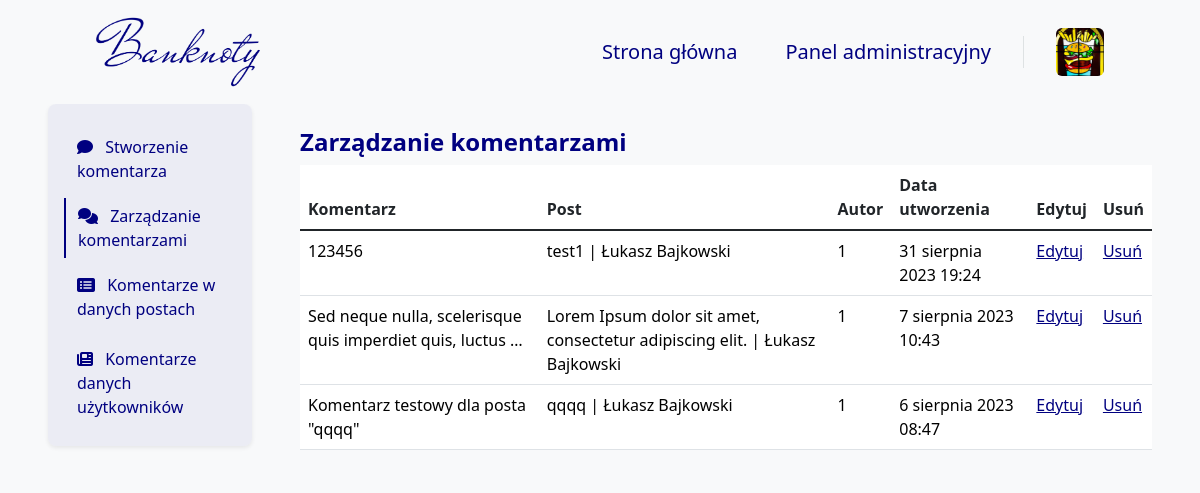
/comment/AdminPanel/ (signed in), run on the app's committed database.
### blog/models.py (models this page shows, shortened)
class Author(models.Model):
    user = models.OneToOneField(User, on_delete=models.CASCADE, verbose_name="Użytkownik")
    bio = models.TextField(
        validators=[validate_bio],
        verbose_name="O autorze", help_text="Krótka informacja o autorze, maksymalnie 512 znaków.")
    profile_pic = models.ImageField(
        null=False, blank=False,
        upload_to="images/profile/",
        verbose_name="Zdjęcie profilowe")
    author_quote = models.TextField(null=False,
                                    blank=False,
                                    validators=[validate_author_quote],
                                    verbose_name='Cytat autora',
                                    help_text="Krótkie motto autora, maksymalnie 128 znaków.")
    author_function = models.TextField(null=False,
                                       blank=False,
                                       validators=[validate_author_function],
                                       verbose_name='Stanowisko autora',
                                       help_text="Nazwa funkcji jaką pełni autor.")
    author_url = models.URLField(null=True, blank=True, verbose_name="URL do strony użytkowanika")
    pinterest_url = models.URLField(
        validators=[validate_pinterest],
        null=True, blank=True, verbose_name="URL do Pinteresta")
    facebook_url = models.URLField(
        validators=[validate_facebook],
        null=True, blank=True, verbose_name="URL do Facebooka")
    twitter_url = models.URLField(
        validators=[validate_twitter],
        null=True, blank=True, verbose_name="URL do Twittera")
    instagram_url = models.URLField(
        validators=[validate_instagram],
        null=True, blank=True, verbose_name="URL do Instagrama")
    def is_profile_pic(self):
        if self.profile_pic:
            return True
        else:
            return False
    is_profile_pic.boolean = True
    is_profile_pic.short_description = 'Profile picture'
    def is_author_url(self):
        if self.author_url:
            return True
        else:
            return False
    is_author_url.boolean = True
    is_author_url.short_description = 'Author page'
    def is_pinterest_url(self):
        if self.pinterest_url:
            return True
        else:
            return False
    is_pinterest_url.boolean = True
    is_pinterest_url.short_description = 'Pinterest page'
    def is_twitter_url(self):
        if self.twitter_url:
            return True
        else:
            return False
    is_twitter_url.boolean = True
    is_twitter_url.short_description = 'Twitter page'
    def is_facebook_url(self):
        if self.facebook_url:
            return True
        else:
            return False
    is_facebook_url.boolean = True
    is_facebook_url.short_description = 'Facebook page'
    def is_instagram_url(self):
        if self.instagram_url:
            return True
        else:
            return False
    is_instagram_url.boolean = True
    is_instagram_url.short_description = 'Instagram page'

class Comment(models.Model):
    blog = models.ForeignKey(Blog, on_delete=models.CASCADE, verbose_name='Wpis')
    content = models.TextField(validators=[validate_content], verbose_name="Komentarz")
    date_posted = models.DateTimeField(auto_now_add=True, verbose_name="Data publikacji")
    author = models.ForeignKey(settings.AUTH_USER_MODEL, on_delete=models.CASCADE, null=True, verbose_name="Autor")

class Blog(models.Model):
    title = models.TextField(validators=[validate_title], verbose_name="Tytuł")
    content = RichTextField(verbose_name="Treść")
    introduction = models.TextField(validators=[validate_introduction], verbose_name="Wstęp", null=True)
    background = models.ImageField(
        null=False,
        blank=False,
        upload_to="images/post/",
        verbose_name="Tło wpisu")
    date_posted = models.DateTimeField(auto_now_add=True, verbose_name="Data publikacji")
    date_edited = models.DateTimeField(auto_now=True, verbose_name="Data ostatniej edycji")
    author = models.ForeignKey(Author, on_delete=models.CASCADE, verbose_name="Autor")
    favorite = models.BooleanField(null=False, blank=False, default=False, verbose_name='Czy wyróżnić post?')
    category = models.ManyToManyField(Category, max_length=256, blank=False, verbose_name="Kategorie",
                                      help_text="Wyświetlą się maksymalnie trzy kategorie")
    publiction_status = models.BooleanField(null=False, blank=False, default=False, verbose_name="Czy opublikować post?")
    def __str__(self):
        if self.author.user.first_name and self.author.user.last_name:
            return f"{self.title} | {self.author.user.first_name} {self.author.user.last_name}"
        else:
            return f"{self.title} | {str(self.author).capitalize()}"
    def is_backgroud(self):
        if self.background:
            return True
        else:
            return False
    is_backgroud.boolean = True
    is_backgroud.short_description = 'Background picture'
    def is_publiction_status(self):
        if self.publiction_status:
            return True
        else:
            return False
    is_publiction_status.boolean = True
    is_publiction_status.short_description = 'Publication status'

### blog/views_admin/content/comment/comment_views.py (the view)
# urls.py: path('comment/AdminPanel/', comment_manage_admin_panel_view, name='comment_admin_panel'),
@superuser_required
def comment_manage_admin_panel_view(request):
    comment = Comment.objects.all().order_by('-date_posted')
    context = get_paginated_context(request, comment, 10)
    return render(
        request,
        'AdminTemplates/Content/Comment/CommentMangeAdmin.html',
        context
    )

### blog/views.py (called while the page is built)
def get_paginated_context(request, queryset, items_per_page=10):
    paginator = Paginator(queryset, items_per_page)
    page_number = request.GET.get('page')
    page_obj = paginator.get_page(page_number)
    context = {
        'page_obj': page_obj,
    }
    return context

### templates/AdminTemplates/Content/Comment/CommentMangeAdmin.html (shortened to what this page needs)
{% extends 'base.html' %}
{% block navbar %}
    {% include 'Navbar/NavbarAdmin.html' %}
{% endblock %}
{% block content %}
    <div class="container-fluid">
        <div class="row">
            <div class="col-12 col-lg-3 px-5 px-lg-5 mx-auto bg-body-tertiary">
                {% include 'AdminTemplates/Content/Comment/Elements/Navigation.html' %}
            </div>
            <div class="col-12 col-lg-9 px-5 px-lg-0 pe-lg-5 pt-4 pt-lg-3 mx-auto bg-body-tertiary mt-2">
                <h4 class="mb-0 pb-2 fw-bold text-navy">
                    Zarządzanie komentarzami
                </h4>
                {% include 'AdminTemplates/Content/Comment/Elements/Table/Comment.html' %}
            </div>
        </div>
    </div>
{% endblock %}

### templates/Navbar/Elements/DropdownUserSmallScreen.html
<a class="ms-4 nav-user" role="button" data-bs-toggle="dropdown" data-bs-auto-close="outside"
   aria-expanded="false">
    {% if user.author %}
        <img class="card-photo rounded nav-user-img" src="{{ user.author.profile_pic.url }}" alt="">
    {% else %}
        <img class="card-photo rounded nav-user-img" src="{{ user.user.profile_pic.url }}" alt="">
    {% endif %}
</a>

### templates/AdminTemplates/Content/Comment/Elements/Table/Comment.html
<table class="table table-hover">
    <thead>
    <tr>
        <th scope="col">Komentarz</th>
        <th scope="col">Post</th>
        <th scope="col">Autor</th>
        <th scope="col">Data utworzenia</th>
        <th scope="col">Edytuj</th>
        <th scope="col">Usuń</th>
    </tr>
    </thead>
    <tbody class="table-group-divider">
    {% for comment in page_obj %}
        <tr>
            <td>
                <a class="admin_panel_link" href="{% url 'comment_detail_admin_panel' comment.pk %}">
                    {{ comment.content|truncatewords:8 }}
                </a>
            </td>
            <td>
                <a class="admin_panel_link" href="{% url 'comment_detail_admin_panel' comment.pk %}">
                    {{ comment.blog }}
                </a>
            </td>
            <td>
                <a class="admin_panel_link" href="{% url 'comment_detail_admin_panel' comment.pk %}">
                    {{ comment.author }}
                </a>
            </td>
            <td>
                <a class="admin_panel_link" href="{% url 'comment_detail_admin_panel' comment.pk %}">
                    {{ comment.date_posted }}
                </a>
            </td>
            <td>
                <a class="admin_panel_edit_link" href="{% url 'comment_edit_admin_panel' comment.pk %}">
                    Edytuj
                </a>
            </td>
            <td>
                <a class="admin_panel_edit_link"
                   href="{% url 'comment_delete_admin_panel' comment.pk %}">
                    Usuń
                </a>
            </td>
        </tr>
    {% endfor %}
    </tbody>
</table>

### blog/static/css/style.css (style rules this page uses)
.card-photo { aspect-ratio: 1/1 !important; width: 100%; max-height: 400px; object-fit: cover; object-position: center; }
::placeholder { color: navy !important; opacity: 1; }
.admin_panel_link:link { text-decoration: none !important; color: black; }
.admin_panel_edit_link { color: navy; }

### blog/static/css/Authors.css (style rules this page uses)
.text-navy { color: navy; }

### blog/static/css/Author.css (style rules this page uses)
.text-navy { color: navy; }

### blog/static/css/Navbar.css (style rules this page uses)
.nav-user { line-height: 32px; }
.nav-user-img { height: 48px; width: 48px; }

### data on the page
Comment: content "123456", blog "test1 | Łukasz Bajkowski", author "1", date_posted "31 sierpnia 2023 19:24"
Comment: content "Sed neque nulla, scelerisque quis imperdiet quis, luctus …", blog "Lorem Ipsum dolor sit amet, consectetur adipiscing elit. | Łukasz Bajkowski", author "1", date_posted "7 sierpnia 2023 10:43"
Comment: content "Komentarz testowy dla posta \"qqqq\"", blog "qqqq | Łukasz Bajkowski", author "1", date_posted "6 sierpnia 2023 08:47"
